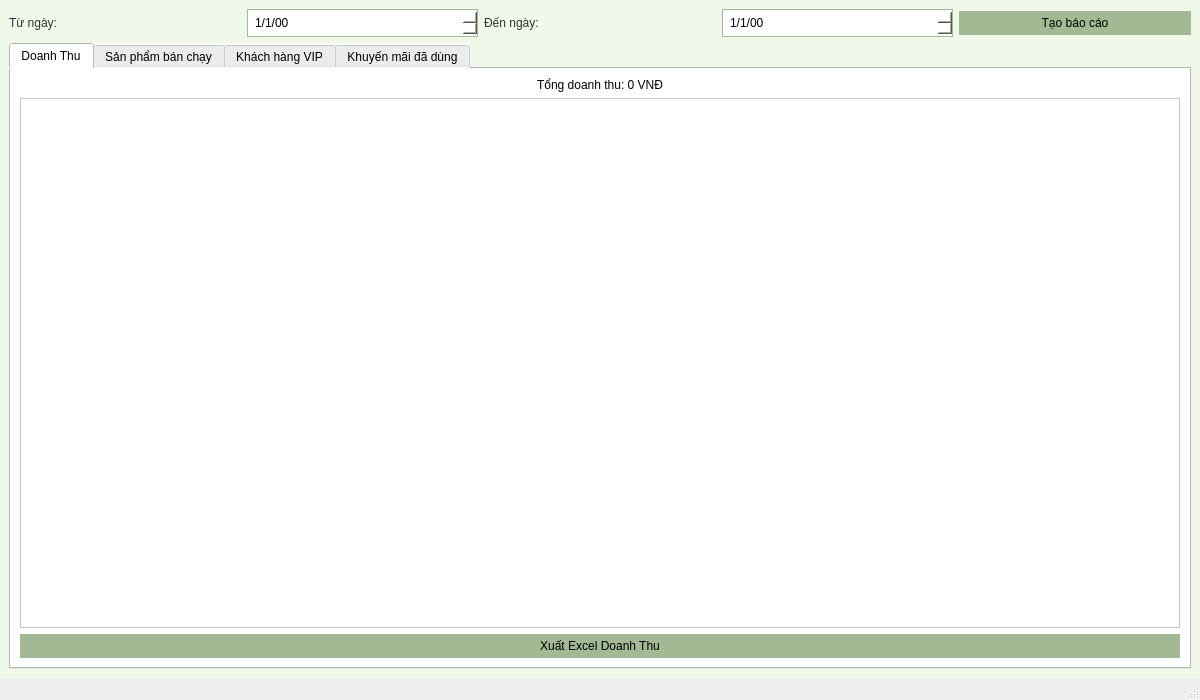
<?xml version="1.0" encoding="UTF-8"?>
<ui version="4.0">
 <class>MainWindow</class>
 <widget class="QMainWindow" name="MainWindow">
  <property name="geometry">
   <rect>
    <x>0</x>
    <y>0</y>
    <width>1200</width>
    <height>700</height>
   </rect>
  </property>
  <property name="windowTitle">
   <string>Báo Cáo</string>
  </property>
  <widget class="QWidget" name="centralwidget">
   <property name="styleSheet">
    <string notr="true">
background-color: #f0f8ea; /* Light green, base color */
font: 12pt "Segoe UI";
color: #333333; /* Dark text for better readability */
</string>
   </property>
   <layout class="QVBoxLayout" name="verticalLayout">
    <item>
     <layout class="QHBoxLayout" name="dateRangeLayout">
      <item>
       <widget class="QLabel" name="lblTuNgay">
        <property name="text">
         <string>Từ ngày:</string>
        </property>
       </widget>
      </item>
      <item>
       <widget class="QDateEdit" name="dateEditTuNgay">
        <property name="styleSheet">
         <string notr="true">
background-color: #ffffff;
border: 1px solid #a3b994;
padding: 5px;
color: #000000; /* Black text in date edit */
</string>
        </property>
        <property name="displayFormat">
         <string>d/M/yy</string>
        </property>
       </widget>
      </item>
      <item>
       <widget class="QLabel" name="lblDenNgay">
        <property name="text">
         <string>Đến ngày:</string>
        </property>
       </widget>
      </item>
      <item>
       <widget class="QDateEdit" name="dateEditDenNgay">
        <property name="styleSheet">
         <string notr="true">
background-color: #ffffff;
border: 1px solid #a3b994;
padding: 5px;
color: #000000; /* Black text in date edit */
</string>
        </property>
        <property name="displayFormat">
         <string>d/M/yy</string>
        </property>
       </widget>
      </item>
      <item>
       <widget class="QPushButton" name="btnTaoBaoCao">
        <property name="styleSheet">
         <string notr="true">
background-color: #a3b994;
color: black;
border: none;
padding: 5px 10px;
</string>
        </property>
        <property name="text">
         <string>Tạo báo cáo</string>
        </property>
       </widget>
      </item>
     </layout>
    </item>
    <item>
     <widget class="QTabWidget" name="tabWidget">
      <property name="styleSheet">
       <string notr="true">
background-color: #ffffff;
color: #000000;
</string>
      </property>
      <property name="currentIndex">
       <number>0</number>
      </property>
      <widget class="QWidget" name="tabDoanhThu">
       <attribute name="title">
        <string>Doanh Thu</string>
       </attribute>
       <layout class="QVBoxLayout" name="verticalLayout_2">
        <item>
         <widget class="QLabel" name="label_3">
          <property name="text">
           <string>Tổng doanh thu: 0 VNĐ</string>
          </property>
          <property name="alignment">
           <set>Qt::AlignCenter</set>
          </property>
         </widget>
        </item>
        <item>
         <widget class="QTableWidget" name="tableDoanhThu"/>
        </item>
        <item>
         <widget class="QPushButton" name="btnExportDoanhThu">
          <property name="styleSheet">
           <string notr="true">
background-color: #a3b994;
color: black;
border: none;
padding: 5px 10px;
</string>
          </property>
          <property name="text">
           <string>Xuất Excel Doanh Thu</string>
          </property>
         </widget>
        </item>
       </layout>
      </widget>
      <widget class="QWidget" name="tabSanPham">
       <attribute name="title">
        <string>Sản phẩm bán chạy</string>
       </attribute>
       <layout class="QVBoxLayout" name="verticalLayout_3">
        <item>
         <widget class="QTableWidget" name="tableSanPhamBanChay"/>
        </item>
        <item>
         <widget class="QPushButton" name="btnExportSanPham">
          <property name="styleSheet">
           <string notr="true">
background-color: #a3b994;
color: black;
border: none;
padding: 5px 10px;
</string>
          </property>
          <property name="text">
           <string>Xuất Excel Sản Phẩm Bán Chạy</string>
          </property>
         </widget>
        </item>
       </layout>
      </widget>
      <widget class="QWidget" name="tabKhachHangVIP">
       <attribute name="title">
        <string>Khách hàng VIP</string>
       </attribute>
       <layout class="QVBoxLayout" name="verticalLayout_4">
        <item>
         <widget class="QTableWidget" name="tableKhachHangVIP"/>
        </item>
        <item>
         <widget class="QPushButton" name="btnExportKhachHang">
          <property name="styleSheet">
           <string notr="true">
background-color: #a3b994;
color: black;
border: none;
padding: 5px 10px;
</string>
          </property>
          <property name="text">
           <string>Xuất Excel Khách Hàng VIP</string>
          </property>
         </widget>
        </item>
       </layout>
      </widget>
      <widget class="QWidget" name="tabKhuyenMai">
       <attribute name="title">
        <string>Khuyến mãi đã dùng</string>
       </attribute>
       <layout class="QVBoxLayout" name="verticalLayout_5">
        <item>
         <widget class="QTableWidget" name="tableKhuyenMaiDaDung"/>
        </item>
        <item>
         <widget class="QPushButton" name="btnExportKhuyenMai">
          <property name="styleSheet">
           <string notr="true">
background-color: #a3b994;
color: black;
border: none;
padding: 5px 10px;
</string>
          </property>
          <property name="text">
           <string>Xuất Excel Khuyến Mãi Đã Dùng</string>
          </property>
         </widget>
        </item>
       </layout>
      </widget>
     </widget>
    </item>
   </layout>
  </widget>
  <widget class="QMenuBar" name="menubar">
   <property name="geometry">
    <rect>
     <x>0</x>
     <y>0</y>
     <width>1200</width>
     <height>26</height>
    </rect>
   </property>
  </widget>
  <widget class="QStatusBar" name="statusbar"/>
 </widget>
 <resources/>
 <connections/>
</ui>
